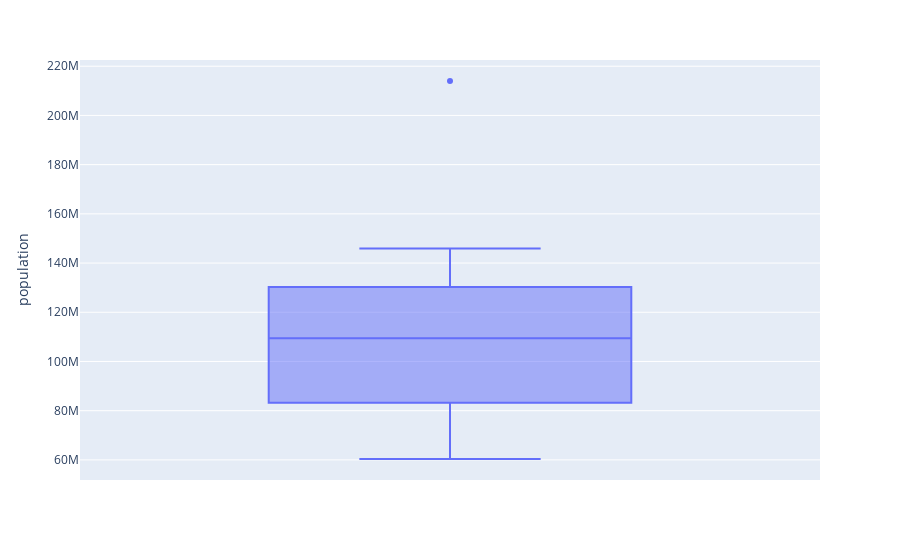

Here is the notebook cell this chart was saved with:
### Code cell
px.box(country_data_sorted,
       y='population',
       # hover_data=['country']
       )

### Figure 1 — Plotly figure (JSON) as saved in the notebook; plotly's stock layout.template omitted (floating-point values rounded to 4 significant figures)
{"data": [{"alignmentgroup": "True", "hovertemplate": "population=%{y}<extra></extra>", "legendgroup": "", "marker": {"color": "#636efa"}, "name": "", "notched": false, "offsetgroup": "", "orientation": "v", "showlegend": false, "type": "box", "x0": " ", "xaxis": "x", "y": [213993437, 145912025, 130262216, 125960000, 120812698, 98168829, 84339067, 83240525, 65273511, 60367477], "y0": " ", "yaxis": "y"}], "layout": {"boxmode": "group", "legend": {"tracegroupgap": 0}, "margin": {"t": 60}, "xaxis": {"anchor": "y", "domain": [0, 1]}, "yaxis": {"anchor": "x", "domain": [0, 1], "title": {"text": "population"}}}}
